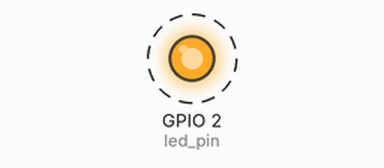
Recording of a sketch running on a simulated ESP32. Shown: output pins drawn as LEDs (lit = HIGH). Dashed ring = blinking. What the sketch prints to the serial monitor is not drawn.

Above: at 0.1 s.
Timing chart, 0 to 3.0 s (numbered marks = the images above):
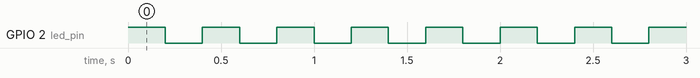

Measured:
- by itself, GPIO 2 (led_pin): alternates HIGH for 0.20 s and LOW for 0.20 s

The sketch:

LED_Blink.ino
```cpp
#if CONFIG_FREERTOS_UNICORE
static const BaseType_t app_cpu = 0;
#else
static const BaseType_t app_cpu = 1;
#endif

static int rate_1 = 200;  // ms
static int num = 0;
static const int rate_2 = 500;  // ms

static const int led_pin = LED_BUILTIN;
unsigned long int a0 = 0, a1 = 0;
void blinkLEDTask1(void *pvParameter) {
  static int rate_1 = 200;
  for(;;) {
    digitalWrite(led_pin, HIGH);
    vTaskDelay(rate_1/portTICK_PERIOD_MS);
    digitalWrite(led_pin, LOW);
    vTaskDelay(rate_1/portTICK_PERIOD_MS);
    Serial.print("Blinking at: ");
    Serial.println(rate_1);
  }
}

// Our task: blink an LED at another rate
void blinkLEDTask2(void *pvParameter) {
  int temp = 0;
  for(;;) {
    num = 0;
    while(Serial.available()){
      temp = Serial.read()-48;
      if( (temp>=0) && (temp<10) )  num = num*10 + temp;
      else break;
    }
    if(num) rate_1 = num;
  }
}

void setup() {

  // Configure pin
  Serial.begin(115200);
  pinMode(led_pin, OUTPUT);

  // Task to run forever
  xTaskCreatePinnedToCore(  // Use xTaskCreate() in vanilla FreeRTOS
              blinkLEDTask1,  // Function to be called
              "Toggle 1",   // Name of task
              1024,         // Stack size (bytes in ESP32, words in FreeRTOS)
              NULL,         // Parameter to pass to function
              1,            // Task priority (0 to configMAX_PRIORITIES - 1)
              NULL,         // Task handle
              app_cpu);     // Run on one core for demo purposes (ESP32 only)

  // Task to run forever
//  xTaskCreatePinnedToCore(  // Use xTaskCreate() in vanilla FreeRTOS
//              blinkLEDTask2,  // Function to be called
//              "Toggle 2",   // Name of task
//              1024,         // Stack size (bytes in ESP32, words in FreeRTOS)
//              NULL,         // Parameter to pass to function
//              1,            // Task priority (0 to configMAX_PRIORITIES - 1)
//              NULL,         // Task handle
//              app_cpu);     // Run on one core for demo purposes (ESP32 only)

  // If this was vanilla FreeRTOS, you'd want to call vTaskStartScheduler() in
  // main after setting up your tasks.
}

void loop() {

}
```
